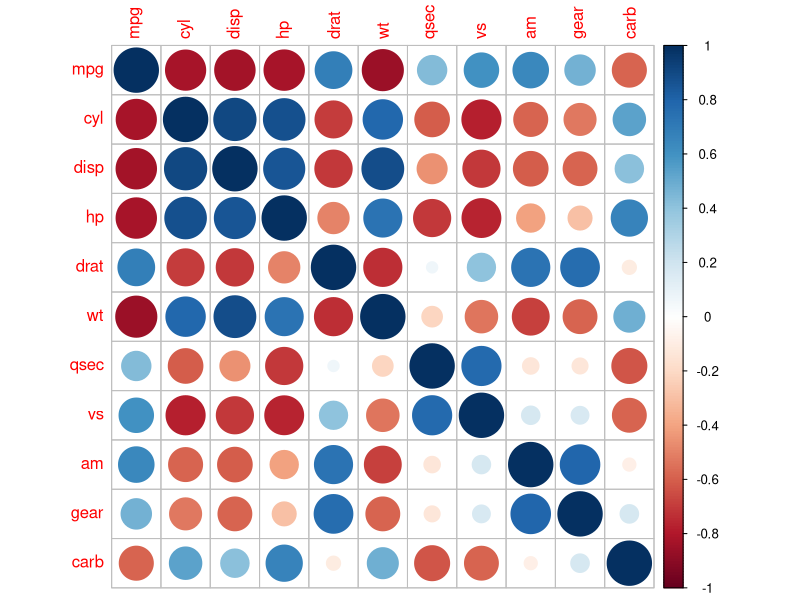
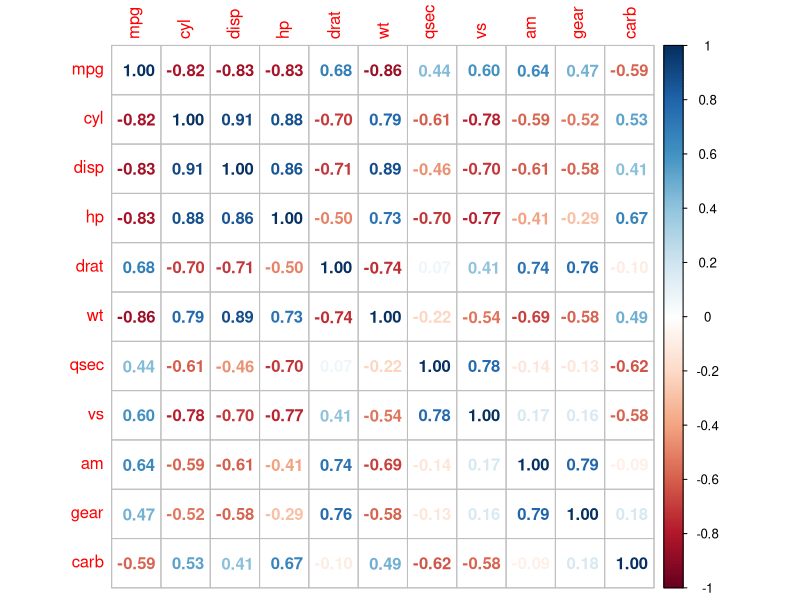
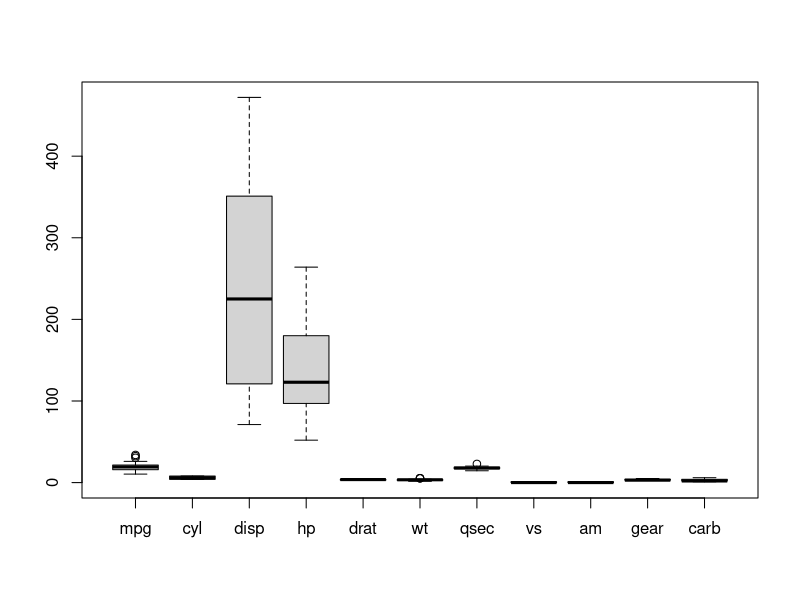
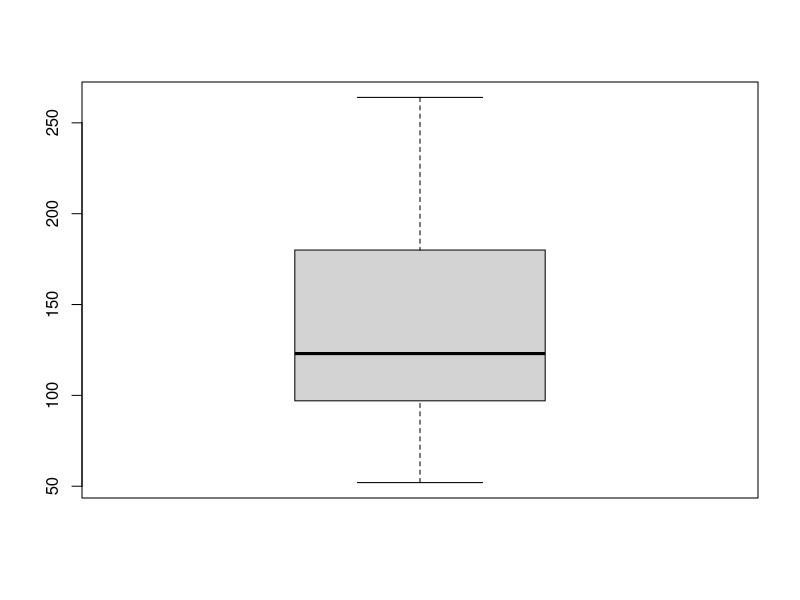

The R source for these figures, in order:
library(MASS)
mtcars
View(mtcars)
library(caret)
library(corrplot)
data<- createDataPartition(mtcars$hp, p=0.75, list = F)
View(data)
sample<-mtcars[data, ]
View(sample)
median(sample$hp)
cor(sample)
corrplot(cor(sample))
corrplot(cor(sample), method = "number")
boxplot(sample)
boxplot(sample$hp)
boxplot.stats(sample$hp)
boxplot.stats(sample$hp)$out
#method1
rep<- ifelse(sample$hp==335, NA, sample$hp)
View(rep)
class(rep)
as.data.frame(rep)
rep_na<- ifelse(is.na(rep), median(sample$hp, na.rm=T), rep)
rep_na
#or method 2
replace<- ifelse(sample$hp== 335, median(sample$hp), sample$hp)
replace
